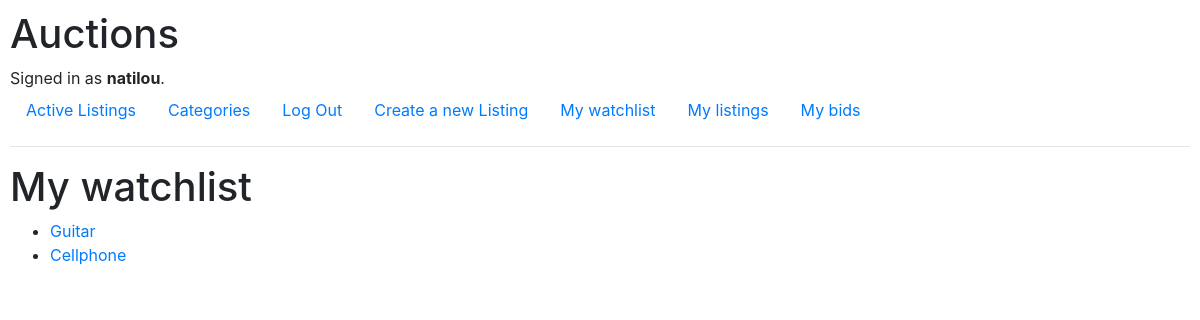
The app's page /watchlist (signed in) with its own data.
### auctions/models.py (models this page shows, shortened)
class User(AbstractUser):
    pass

class Listing(models.Model):
    title = models.CharField(max_length=64)
    description = models.TextField(max_length=300)
    starting_price = models.FloatField()
    currency = models.CharField(max_length=4)
    image_url = models.URLField(null=True, blank=True)
    is_active = models.BooleanField(default=True)
    category = models.ForeignKey(Category, on_delete=models.CASCADE, related_name="listings")
    user = models.ForeignKey(User, on_delete=models.CASCADE, related_name="listings")

### auctions/views.py (the view)
# urls.py: path("watchlist",views.show_watchlist, name="show_watchlist"),
@login_required
def show_watchlist(request):
    return render(request, "auctions/watchlist.html", {
        "listings": Listing.objects.filter(watchlists__user=request.user)
    })

### auctions/templates/auctions/watchlist.html (shortened to what this page needs)
{% extends "auctions/layout.html" %}
{% block body %}
        <h1>My watchlist</h1>
        <ul>
            {% for listing in listings %}
                <li><a href="{% url 'listing' listing_id=listing.id %}">{{ listing.title }}</a></li>
            {% empty %}
            <h1>No listing for now</h1>
            {% endfor %}
        </ul>
{% endblock %}

### auctions/templates/auctions/layout.html (shortened to what this page needs)
{% load static %}
<!DOCTYPE html>
<html lang="en">
    <head>
        <link rel="stylesheet" href="https://stackpath.bootstrapcdn.com/bootstrap/4.4.1/css/bootstrap.min.css">
        <link href="{% static 'auctions/styles.css' %}" rel="stylesheet">
    </head>
    <body>
        <h1>Auctions</h1>
        <div>
            {% if user.is_authenticated %}
                Signed in as <strong>{{ user.username }}</strong>.
            {% else %}
                Not signed in.
            {% endif %}
        </div>
        <ul class="nav">
            <li class="nav-item">
                <a class="nav-link" href="{% url 'index' %}">Active Listings</a>
            </li>
            <li class="nav-item">
                <a class="nav-link" href="{% url 'show_categories' %}">Categories</a>
            </li>
            {% if user.is_authenticated %}
                <li class="nav-item">
                    <a class="nav-link" href="{% url 'logout' %}">Log Out</a>
                </li>
                <li class="nav-item">
                    <a class="nav-link" href="{% url 'new' %}">Create a new Listing</a>
                </li>
                <li class="nav-item">
                    <a class="nav-link" href="{% url 'show_watchlist' %}">My watchlist</a>
                </li>
                <li class="nav-item">
                    <a class="nav-link" href="{% url 'show_my_listings' %}">My listings</a>
                </li>
                <li class="nav-item">
                    <a class="nav-link" href="{% url 'show_my_bids' %}">My bids</a>
                </li>
            {% endif %}
        </ul>
        <hr>
        {% block body %}
        {% endblock %}
    </body>
</html>

### auctions/static/auctions/styles.css (style rules this page uses)
body { padding: 10px; }

### records on screen
User: username "natilou"
Listing: title "Guitar"
Listing: title "Cellphone"
